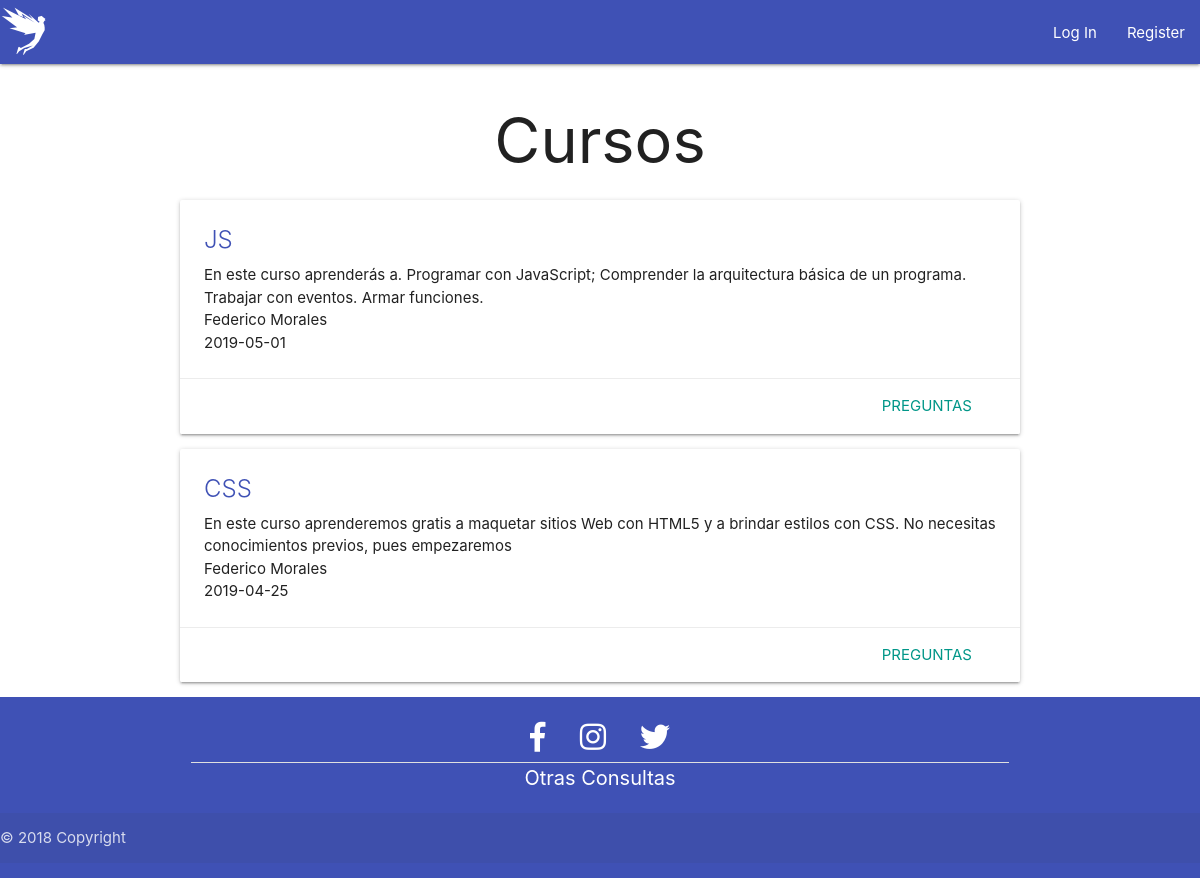
Before: / with the older database file.
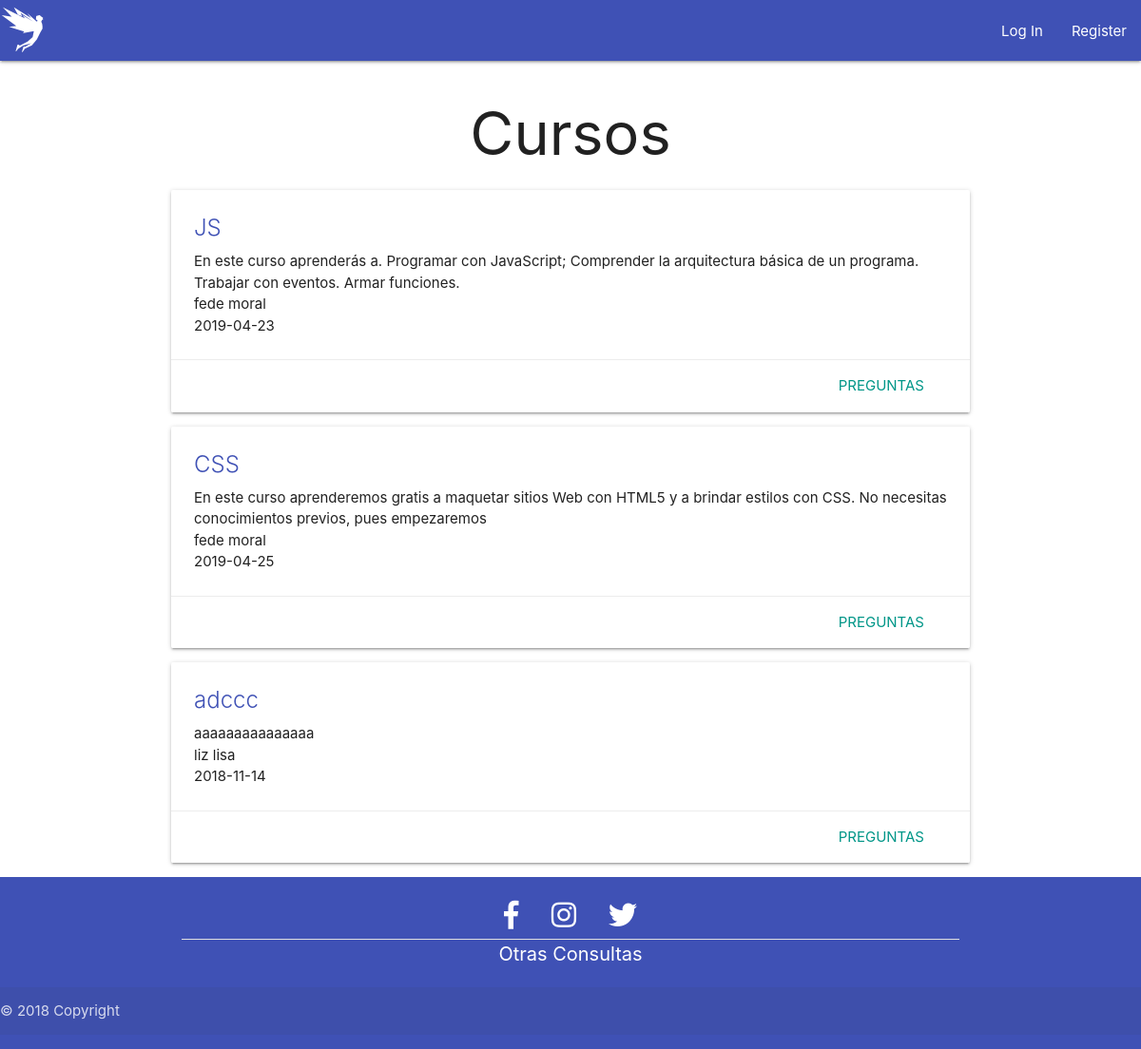
After: the same page with the newer database file.
### tables this page shows
CREATE TABLE `cursos` (
  `curso_cod` int(11) NOT NULL,
  `curso_nombre` varchar(50) NOT NULL,
  `curso_profesor` varchar(50) NOT NULL,
  `curso_desc` varchar(255) NOT NULL,
  `curso_fecha` date NOT NULL
);

### index.php (the view, shortened to what this page needs)
<!DOCTYPE html>
<html>
<head>
  <link rel="stylesheet" href="https://use.fontawesome.com/releases/v5.5.0/css/all.css">
  <link type="text/css" rel="stylesheet" href="css/materialize.min.css" media="screen,projection" />
  <link rel="stylesheet" href="css/style.css">
</head>
<body>
  <?php include "navbar.php"; ?>
  <?=$nav?>
  <main class="container">
    <h1 class="center-align">Cursos</h1>
    <?php
      include 'conexion.php';
      if (!isset($_SESSION['numid'])) {
         $registros = $base->query("SELECT * FROM cursos")->fetchAll(PDO::FETCH_OBJ);
        foreach ($registros as $curso) {
        echo "<div class='card white hoverable'>
          <div class='card-content '>
          <span class='card-title indigo-text'>$curso->curso_nombre</span>
          <p>$curso->curso_desc</p>
          <p>$curso->curso_profesor</p>
          <p>$curso->curso_fecha</p>
          </div>
        <div class='card-action right-align'>
          <a class='teal-text' href='preguntas.php?id=$curso->curso_cod'>Preguntas</a>
        </div>
      </div>";
      }
      }
?>
  </main>
  <?php include "footer.php" ?>
  <?=footer()?>
</body>
</html>

Changed rows visible on the page:
changed cursos "JS": curso_profesor "Federico Morales" → "fede moral"; curso_fecha "2019-05-01" → "2019-04-23"
changed cursos "CSS": curso_profesor "Federico Morales" → "fede moral"
added cursos: curso_nombre "adccc", curso_desc "aaaaaaaaaaaaaaa", curso_profesor "liz lisa", curso_fecha "2018-11-14"
